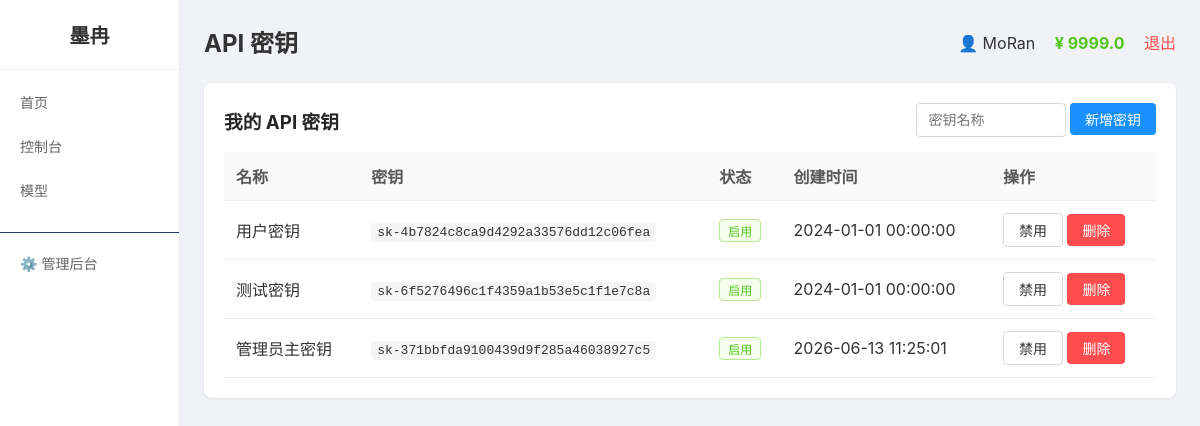
The app's page /keys (signed in) with its own data.
### tables this page shows
CREATE TABLE users
                 (id INTEGER PRIMARY KEY AUTOINCREMENT,
                  username TEXT UNIQUE NOT NULL,
                  password TEXT NOT NULL,
                  balance REAL DEFAULT 0,
                  is_admin INTEGER DEFAULT 0,
                  status INTEGER DEFAULT 1,
                  created_at TEXT);

CREATE TABLE api_keys
                 (id INTEGER PRIMARY KEY AUTOINCREMENT,
                  user_id INTEGER NOT NULL,
                  key TEXT UNIQUE NOT NULL,
                  name TEXT DEFAULT '默认密钥',
                  status INTEGER DEFAULT 1,
                  created_at TEXT);

### app.py (the view)
@app.route('/keys')
@login_required
def keys_page():
    user = get_user()
    conn = get_db()
    if USE_POSTGRES:
        keys = fetch_all(conn, "SELECT * FROM api_keys WHERE user_id = %s ORDER BY id DESC", (session['user_id'],))
    else:
        keys = fetch_all(conn, "SELECT * FROM api_keys WHERE user_id = ? ORDER BY id DESC", (session['user_id'],))
    conn.close()
    return render_template('keys.html',
                           page_title='API 密钥',
                           user=user,
                           menu_items=MENU_ITEMS,
                           active_menu='keys',
                           keys=keys)

### app.py (called while the page is built)
def get_db():
    if USE_POSTGRES:
        if not PSYCOPG2_AVAILABLE:
            raise RuntimeError("PostgreSQL 数据库需要 psycopg2 库，请安装: pip install psycopg2-binary")
        conn = psycopg2.connect(DATABASE_URL)
        conn.autocommit = False
        return conn
    else:
        import sqlite3
        db_path = os.environ.get('DATABASE_PATH', os.path.join(os.path.dirname(os.path.abspath(__file__)), 'platform.db'))
        conn = sqlite3.connect(db_path)
        conn.row_factory = sqlite3.Row
        return conn

def get_user():
    if 'user_id' not in session:
        return None
    conn = get_db()
    if USE_POSTGRES:
        cursor = conn.cursor(cursor_factory=RealDictCursor)
        cursor.execute("SELECT * FROM users WHERE id = %s", (session['user_id'],))
        user = cursor.fetchone()
        cursor.close()
    else:
        cursor = conn.cursor()
        cursor.execute("SELECT * FROM users WHERE id = ?", (session['user_id'],))
        row = cursor.fetchone()
        cursor.close()
        if row:
            columns = [desc[0] for desc in cursor.description]
            user = dict(zip(columns, row))
        else:
            user = None
    conn.close()
    return user

def login_required(f):
    @wraps(f)
    def decorated_function(*args, **kwargs):
        if 'user_id' not in session:
            return redirect('/login')
        return f(*args, **kwargs)
    return decorated_function

def fetch_all(conn, query, params=None):
    if USE_POSTGRES:
        cursor = conn.cursor(cursor_factory=RealDictCursor)
        cursor.execute(query, params or ())
        results = cursor.fetchall()
        cursor.close()
        return results
    else:
        cursor = conn.cursor()
        cursor.execute(query, params or ())
        rows = cursor.fetchall()
        columns = [desc[0] for desc in cursor.description]
        results = [dict(zip(columns, row)) for row in rows]
        cursor.close()
        return results

### templates/keys.html (shortened to what this page needs)
{% extends "base.html" %}
{% block content %}
<div class="card">
    <div style="display:flex;justify-content:space-between;align-items:center;margin-bottom:15px">
        <h3 style="margin:0">我的 API 密钥</h3>
        <form method="post" action="/keys/add">
            <input name="name" placeholder="密钥名称" style="width:150px" required>
            <button class="btn btn-primary" type="submit">新增密钥</button>
        </form>
    </div>
    <table>
        <tr><th>名称</th><th>密钥</th><th>状态</th><th>创建时间</th><th>操作</th></tr>
        {% for k in keys %}
        <tr>
            <td>{{ k.name }}</td>
            <td><code>{{ k.key }}</code></td>
            <td>{% if k.status %}<span class="tag tag-green">启用</span>{% else %}<span class="tag tag-red">禁用</span>{% endif %}</td>
            <td>{{ k.created_at }}</td>
            <td>
                <a href="/keys/toggle/{{ k.id }}" class="btn btn-default">{% if k.status %}禁用{% else %}启用{% endif %}</a>
                <a href="/keys/delete/{{ k.id }}" class="btn btn-danger">删除</a>
            </td>
        </tr>
        {% endfor %}
    </table>
</div>
{% endblock %}

### templates/base.html (shortened to what this page needs)
<!DOCTYPE html>
<html>
<head>
</head>
<body>
    <div class="layout">
        <div class="sidebar">
            <h2>墨冉</h2>
            {% for key, name, url in menu_items %}
                <a href="{{ url }}" class="menu-item {{ 'active' if active_menu == key else '' }}">{{ name }}</a>
            {% endfor %}
            {% if user and user.is_admin %}
                <a href="/admin" class="menu-item" style="margin-top:20px;border-top:1px solid #1f3a5f;padding-top:20px">⚙️ 管理后台</a>
            {% endif %}
        </div>
        <div class="main">
            <div class="header">
                <h2>{{ page_title }}</h2>
                <div>
                    <span>👤 {{ user.username if user else '未登录' }}</span>
                <span style="margin-left:15px;color:#52c41a;font-weight:bold">¥ {{ (user.balance|round(2)) if user else 0 }}</span>
                    <a href="/logout" class="logout">退出</a>
                </div>
            </div>
            {% block content %}{% endblock %}
        </div>
    </div>
</body>
</html>

### templates/base.html (style rules this page uses)
* { margin:0;padding:0;box-sizing:border-box }
body { font-family:-apple-system,BlinkMacSystemFont,'Segoe UI',Roboto,sans-serif;background:#f0f2f5;min-height:100vh;color:#333 }
.layout { display:flex;min-height:100vh }
.sidebar { width:180px;background:#ffffff;border-right:1px solid #e8e8e8;padding:20px 0;flex-shrink:0 }
.sidebar h2 { text-align:center;padding:0 20px 20px;border-bottom:1px solid #f0f0f0;margin-bottom:10px;color:#333;font-size:20px }
.menu-item { display:block;padding:12px 20px;color:#666;text-decoration:none;transition:all 0.2s;font-size:14px }
.main { flex:1;padding:24px;overflow-y:auto }
.header { display:flex;justify-content:space-between;align-items:center;margin-bottom:24px }
.card { background:white;border-radius:8px;padding:20px;box-shadow:0 1px 3px rgba(0,0,0,0.08);margin-bottom:20px }
.card h3 { margin-bottom:15px;color:#262626 }
table { width:100%;border-collapse:collapse }
th,td { padding:12px;text-align:left;border-bottom:1px solid #f0f0f0 }
th { background:#fafafa;font-weight:600;color:#595959 }
.btn { padding:6px 15px;border-radius:4px;border:none;cursor:pointer;font-size:14px;display:inline-block;text-decoration:none }
.btn-primary { background:#1890ff;color:white }
.btn-danger { background:#ff4d4f;color:white }
.btn-default { background:#fff;border:1px solid #d9d9d9;color:#333 }
input,select { padding:8px 12px;border:1px solid #d9d9d9;border-radius:4px;font-size:14px;outline:none }
.tag { display:inline-block;padding:2px 8px;border-radius:4px;font-size:12px }
.tag-green { background:#f6ffed;color:#52c41a;border:1px solid #b7eb8f }
.logout { color:#ff4d4f;text-decoration:none;margin-left:15px }
code { background:#f5f5f5;padding:2px 6px;border-radius:4px;font-family:monospace }

### records on screen
users: username "MoRan", balance "9999.0"
api_keys: name "用户密钥", key "sk-4b7824c8ca9d4292a33576dd12c06fea", status "启用", created_at "2024-01-01 00:00:00"
api_keys: name "测试密钥", key "sk-6f5276496c1f4359a1b53e5c1f1e7c8a", status "启用", created_at "2024-01-01 00:00:00"
api_keys: name "管理员主密钥", key "sk-371bbfda9100439d9f285a46038927c5", status "启用", created_at "2026-06-13 11:25:01"

### other values on screen
{{ name }} "首页" "控制台" "模型"
{{ page_title }} "API 密钥"
